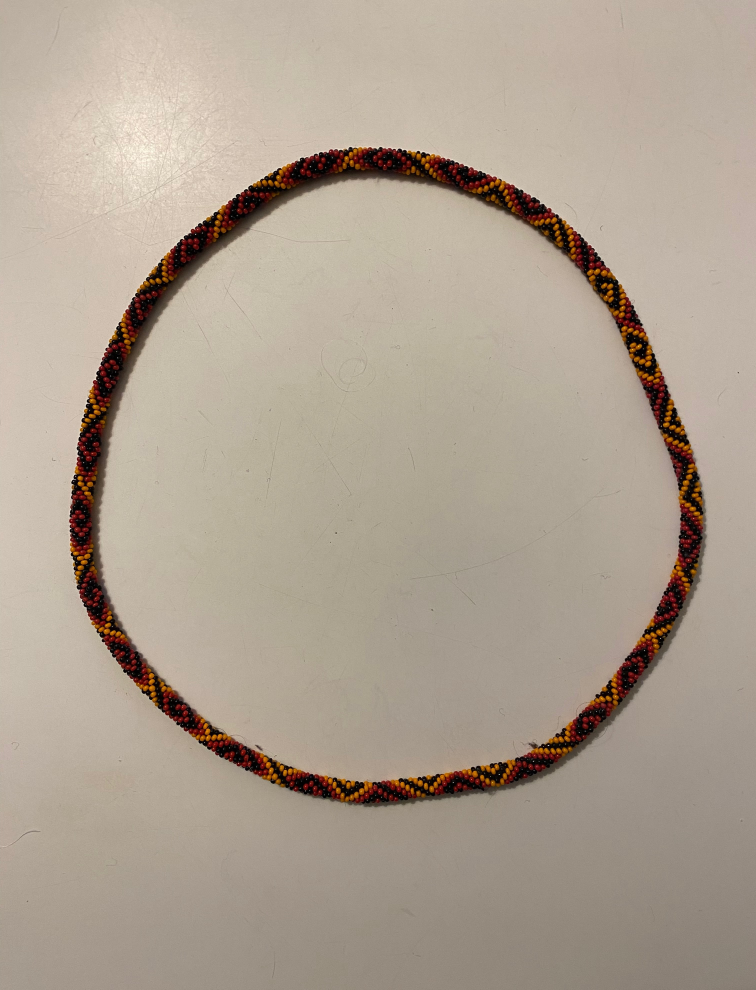
#> input picture beads-photo-2-wb.jpg, 3024 x 3959 px (shown at 1/4 size)
$ python hsv_bin_counter.py beads-photo-2-wb.jpg
#> lines starting #> are read from the running program, lines starting #| are printed output that depends on the picture
#!/usr/bin/env python3
"""Standalone HSV pixel counter and visualizer.

This script is intentionally independent from other local Python files.
It loads an image, computes packed HSV values, and can either:
1) count pixels in fixed HSV bins (interactive), or
2) count exact unique HSV values in a spline-derived region and plot log-counts.
"""

from __future__ import annotations

import argparse
import json
import math
from pathlib import Path

import matplotlib.pyplot as plt
import numpy as np
from matplotlib.colors import hsv_to_rgb, rgb_to_hsv
from matplotlib.path import Path as MplPath
from PIL import Image, ImageOps


def load_image_rgb(path: str) -> np.ndarray:
    img = Image.open(path)
    img = ImageOps.exif_transpose(img)
    img = img.convert("RGB")
    return np.asarray(img, dtype=np.float32) / 255.0


def packed_hsv_from_rgb(rgb: np.ndarray) -> np.ndarray:
    hsv = rgb_to_hsv(np.clip(rgb, 0.0, 1.0).astype(np.float32))
    hsv_u8 = np.clip(np.round(hsv * 255.0), 0, 255).astype(np.uint8)
    h = hsv_u8[..., 0].astype(np.uint32)
    s = hsv_u8[..., 1].astype(np.uint32)
    v = hsv_u8[..., 2].astype(np.uint32)
    return (h << 16) | (s << 8) | v


# [210 lines left out: functions _coerce_closed_curve_xy, _inside_polygon_mask, _spline_region_mask, plot_exact_hsv_counts_log, not called in this run]


def top_exact_hsv_counts(
    packed_hsv: np.ndarray,
    mask: np.ndarray,
    top_k: int = 20,
) -> tuple[int, list[tuple[int, int, int, int]]]:
    vals = packed_hsv[mask]
    if vals.size == 0:
        return 0, []
    uniq, cnt = np.unique(vals, return_counts=True)
    order = np.argsort(cnt)[::-1]
    top: list[tuple[int, int, int, int]] = []
    for idx in order[:top_k]:
        p = int(uniq[idx])
        c = int(cnt[idx])
        h = (p >> 16) & 0xFF
        s = (p >> 8) & 0xFF
        v = p & 0xFF
        top.append((h, s, v, c))
    return int(uniq.size), top


def top_hsv_volume_counts(
    packed_hsv: np.ndarray,
    mask: np.ndarray,
    coverage_target: float = 0.995,
    max_bars: int = 140,
    h_bins: int = 24,
    s_bins: int = 3,
    v_bins: int = 4,
    extreme_v_fraction: float = 0.05,
) -> tuple[list[dict[str, float | int]], dict[str, float | int]]:
    vals = packed_hsv[mask]
    if vals.size == 0:
        return [], {
            "coverage": 0.0,
            "h_bins": 0,
            "s_bins": 0,
            "v_bins": 0,
            "bars": 0,
            "occupied_bins": 0,
            "total_pixels": 0,
            "mode": "fixed-bins-with-extreme-v",
        }

    h = ((vals >> 16) & 0xFF).astype(np.int32)
    s = ((vals >> 8) & 0xFF).astype(np.int32)
    v = (vals & 0xFF).astype(np.int32)

    target = float(np.clip(coverage_target, 0.0, 1.0))
    max_bars = max(1, int(max_bars))
    total = int(vals.size)
    target_pixels = int(math.ceil(target * float(total)))

    frac = float(np.clip(extreme_v_fraction, 0.0, 0.49))
    edge_span = int(math.ceil(frac * 256.0))
    if edge_span <= 0:
        low_v0, low_v1 = 0, -1
        high_v0, high_v1 = 256, 255
    else:
        low_v0, low_v1 = 0, min(255, edge_span - 1)
        high_v0, high_v1 = max(0, 255 - edge_span), 255

    rows: list[dict[str, float | int]] = []

    low_mask = (v >= low_v0) & (v <= low_v1)
    low_count = int(np.count_nonzero(low_mask))
    if low_count > 0:
        rows.append(
            {
                "hc": 127.5,
                "sc": 127.5,
                "vc": float(0.5 * (low_v0 + low_v1)),
                "count": low_count,
                "h0": 0,
                "h1": 255,
                "s0": 0,
                "s1": 255,
                "v0": int(low_v0),
                "v1": int(low_v1),
            }
        )

    high_mask = (v >= high_v0) & (v <= high_v1)
    high_count = int(np.count_nonzero(high_mask))
    if high_count > 0:
        rows.append(
            {
                "hc": 127.5,
                "sc": 127.5,
                "vc": float(0.5 * (high_v0 + high_v1)),
                "count": high_count,
                "h0": 0,
                "h1": 255,
                "s0": 0,
                "s1": 255,
                "v0": int(high_v0),
                "v1": int(high_v1),
            }
        )

    if edge_span <= 0:
        mid_lo, mid_hi = 0, 255
    else:
        mid_lo, mid_hi = low_v1 + 1, high_v0 - 1

    middle_groups = max(1, int(v_bins))
    middle_v_ranges: list[tuple[int, int]] = []
    if mid_lo <= mid_hi:
        mid_len = mid_hi - mid_lo + 1
        for i in range(middle_groups):
            a = mid_lo + (i * mid_len) // middle_groups
            b = mid_lo + ((i + 1) * mid_len) // middle_groups - 1
            a = int(np.clip(a, mid_lo, mid_hi))
            b = int(np.clip(b, mid_lo, mid_hi))
            if a <= b:
                middle_v_ranges.append((a, b))

    if middle_v_ranges:
        hb = np.clip((h * h_bins) // 256, 0, h_bins - 1)
        sb = np.clip((s * s_bins) // 256, 0, s_bins - 1)

        for v_idx, (v0, v1) in enumerate(middle_v_ranges):
            vm = (v >= v0) & (v <= v1)
            if not np.any(vm):
                continue

            pb = (np.int64(v_idx) << 40) | (hb[vm].astype(np.int64) << 20) | sb[vm].astype(np.int64)
            uniq_pb, cnt_pb = np.unique(pb, return_counts=True)
            for p, c in zip(uniq_pb, cnt_pb):
                hbi = int((int(p) >> 20) & 0xFFFFF)
                sbi = int(int(p) & 0xFFFFF)
                h0 = int(np.clip((hbi * 256) // h_bins, 0, 255))
                h1 = int(np.clip((((hbi + 1) * 256) // h_bins) - 1, 0, 255))
                s0 = int(np.clip((sbi * 256) // s_bins, 0, 255))
                s1 = int(np.clip((((sbi + 1) * 256) // s_bins) - 1, 0, 255))
                rows.append(
                    {
                        "hc": float(0.5 * (h0 + h1)),
                        "sc": float(0.5 * (s0 + s1)),
                        "vc": float(0.5 * (v0 + v1)),
                        "count": int(c),
                        "h0": h0,
                        "h1": h1,
                        "s0": s0,
                        "s1": s1,
                        "v0": int(v0),
                        "v1": int(v1),
                    }
                )

    rows.sort(key=lambda row: int(row["count"]), reverse=True)
    if rows:
        counts = np.asarray([int(r["count"]) for r in rows], dtype=np.int64)
        cumulative = np.cumsum(counts)
        need = int(np.searchsorted(cumulative, target_pixels, side="left") + 1)
        use_n = int(np.clip(need, 1, min(max_bars, len(rows))))
        chosen_rows = rows[:use_n]
        covered_pixels = int(cumulative[use_n - 1])
    else:
        chosen_rows = []
        covered_pixels = 0

    coverage = covered_pixels / float(total) if total > 0 else 0.0
    meta: dict[str, float | int] = {
        "coverage": float(coverage),
        "h_bins": int(h_bins),
        "s_bins": int(s_bins),
        "v_bins": int(v_bins),
        "bars": int(len(chosen_rows)),
        "occupied_bins": int(len(rows)),
        "total_pixels": total,
        "extreme_v_fraction": float(frac),
        "extreme_v_span": int(edge_span),
        "mode": "fixed-bins-with-extreme-v",
    }
    return chosen_rows, meta


def plot_hsv_count_summary(
    rgb_source: np.ndarray,
    packed_hsv: np.ndarray,
    mask: np.ndarray,
    extreme_v_fraction: float = 0.10,
    h_bins: int = 24,
    s_bins: int = 3,
    v_bins: int = 4,
) -> None:
    d, _top = top_exact_hsv_counts(packed_hsv, mask, top_k=20)
    rows, meta = top_hsv_volume_counts(
        packed_hsv,
        mask,
        coverage_target=0.995,
        max_bars=144,
        h_bins=h_bins,
        s_bins=s_bins,
        v_bins=v_bins,
        extreme_v_fraction=extreme_v_fraction,
    )

    print(
        "HSV distinct values: "
        f"whole-image={d}"
    )
    print(
        "HSV volume coverage: "
        f"whole-image={100.0 * float(meta['coverage']):.2f}% "
        f"with fixed bins size=({int(meta['h_bins'])},{int(meta['s_bins'])},{int(meta['v_bins'])}) "
        f"bars={int(meta['bars'])}; "
        f"edgeV={float(meta.get('extreme_v_fraction', 0.0)):.3f}."
    )

    fig, ax = plt.subplots(1, 1, figsize=(12, 8), constrained_layout=True)

    h_u8 = ((packed_hsv >> 16) & 0xFF).astype(np.uint8)
    s_u8 = ((packed_hsv >> 8) & 0xFF).astype(np.uint8)
    v_u8 = (packed_hsv & 0xFF).astype(np.uint8)

    # [25 lines left out: function show_hsv_match_window, not called in this run]

    if not rows:
        ax.set_title("HSV fixed-bin counts\n(no pixels)")
        ax.axis("off")
        plt.show()
        return

    counts = np.asarray([int(row["count"]) for row in rows], dtype=np.int64)
    plot_counts = np.log10(np.maximum(counts, 1))
    colors = [
        hsv_to_rgb(
            np.array(
                [
                    np.clip(float(row["hc"]) / 255.0, 0.0, 1.0),
                    np.clip(float(row["sc"]) / 255.0, 0.0, 1.0),
                    np.clip(float(row["vc"]) / 255.0, 0.0, 1.0),
                ],
                dtype=np.float32,
            )
        )
        for row in rows
    ]

    y = np.arange(len(rows))
    bars = ax.barh(y, plot_counts, color=colors, alpha=0.95, edgecolor="black", linewidth=0.6)
    ax.set_yticks([])
    ax.invert_yaxis()
    ax.set_xlabel("log10(count)")
    ax.set_title(
        "HSV fixed-bin counts (whole image)\n"
        f"coverage={100.0 * float(meta['coverage']):.2f}% "
        f"size(H,S,V)=({int(meta['h_bins'])},{int(meta['s_bins'])},{int(meta['v_bins'])}), "
        f"bars={int(meta['bars'])}, edgeV={float(meta.get('extreme_v_fraction', 0.0)):.3f}"
    )
    ax.grid(True, axis="x", alpha=0.25)

    labels = [
        (
            f"H[{int(row['h0'])}-{int(row['h1'])}] "
            f"S[{int(row['s0'])}-{int(row['s1'])}] "
            f"V[{int(row['v0'])}-{int(row['v1'])}]\n"
            f"count={int(row['count'])} (click to show pixels)"
        )
        for row in rows
    ]

    annot = ax.annotate(
        "",
        xy=(0, 0),
        xytext=(12, 12),
        textcoords="offset points",
        bbox={"boxstyle": "round", "fc": "black", "ec": "white", "alpha": 0.85},
        color="white",
        fontsize=8,
        zorder=10,
    )
    annot.set_visible(False)

    # [31 lines left out: functions on_move, on_click, not called in this run]

    fig.canvas.mpl_connect("motion_notify_event", on_move)
    fig.canvas.mpl_connect("button_press_event", on_click)
    plt.show()


def main() -> None:
    parser = argparse.ArgumentParser(description="Count image pixels in fixed HSV bins and show an interactive summary.")
    parser.add_argument("image", help="Input image path")
    parser.add_argument(
        "--spline-json",
        default=None,
        help=(
            "Optional spline JSON path. When provided, counts exact HSV values only in the "
            "region: outside outer spline OR inside inner spline, and plots log-counts."
        ),
    )
    parser.add_argument(
        "--extreme-v-fraction",
        type=float,
        default=0.05,
        help="Fraction of V range near black/white treated as full H/S coverage in fixed HSV bins (default: 0.05).",
    )
    parser.add_argument("--hsv-h-bins", type=int, default=24, help="Number of H bins (default: 24).")
    parser.add_argument("--hsv-s-bins", type=int, default=3, help="Number of S bins (default: 3).")
    parser.add_argument("--hsv-v-bins", type=int, default=4, help="Number of middle V bins (default: 4).")
    args = parser.parse_args()

    rgb = load_image_rgb(args.image)
#> in load_image_rgb, img is the input picture: PIL image 3024x3959 RGB; mean R, G, B 173.7, 160.6, 145.8
    packed_hsv = packed_hsv_from_rgb(rgb)
#> in packed_hsv_from_rgb, `hsv = rgb_to_hsv(np.clip(rgb, 0.0, 1.0).astype(np.float32))`: hsv: shape (3959, 3024, 3) float32; mean of channels 0, 1, 2 0.107, 0.173, 0.622
#> in packed_hsv_from_rgb, `hsv_u8 = np.clip(np.round(hsv * 255.0), 0, 255).astype(np.uint8)`: hsv_u8: shape (3959, 3024, 3); mean of channels 0, 1, 2 26, 47.1, 173.7
#> in packed_hsv_from_rgb, `h = hsv_u8[..., 0].astype(np.uint32)`:
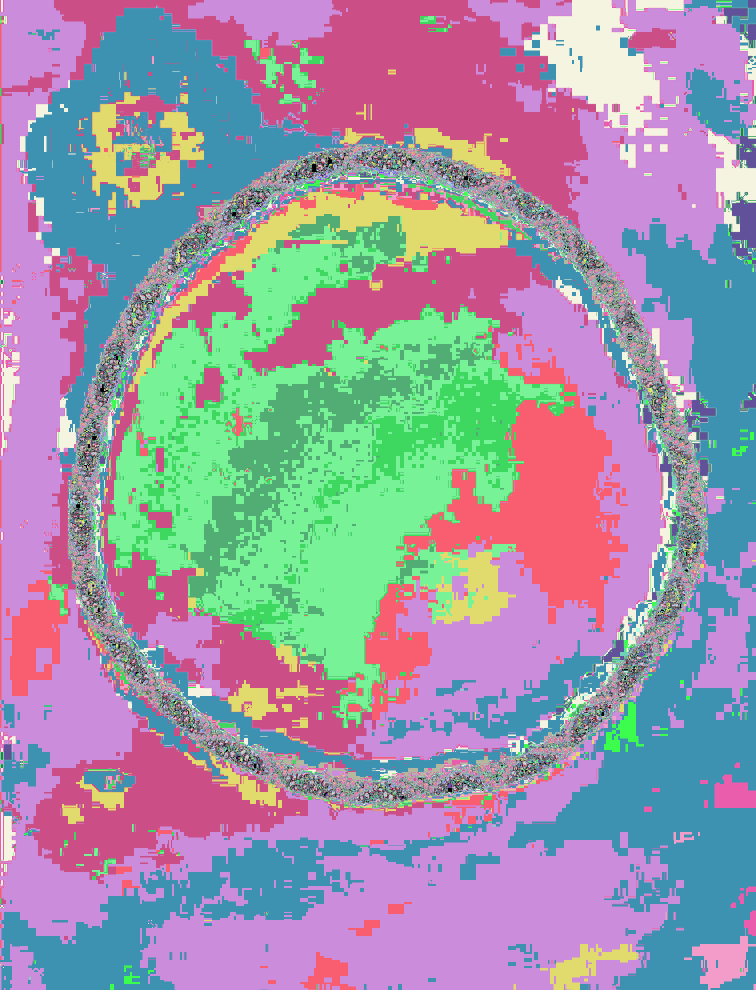
#> h: shape (3959, 3024) uint32 (shown at 1/4 size); 176 distinct labels, from 0 to 255; one colour per label, 0 black
#> in packed_hsv_from_rgb, `s = hsv_u8[..., 1].astype(np.uint32)`:
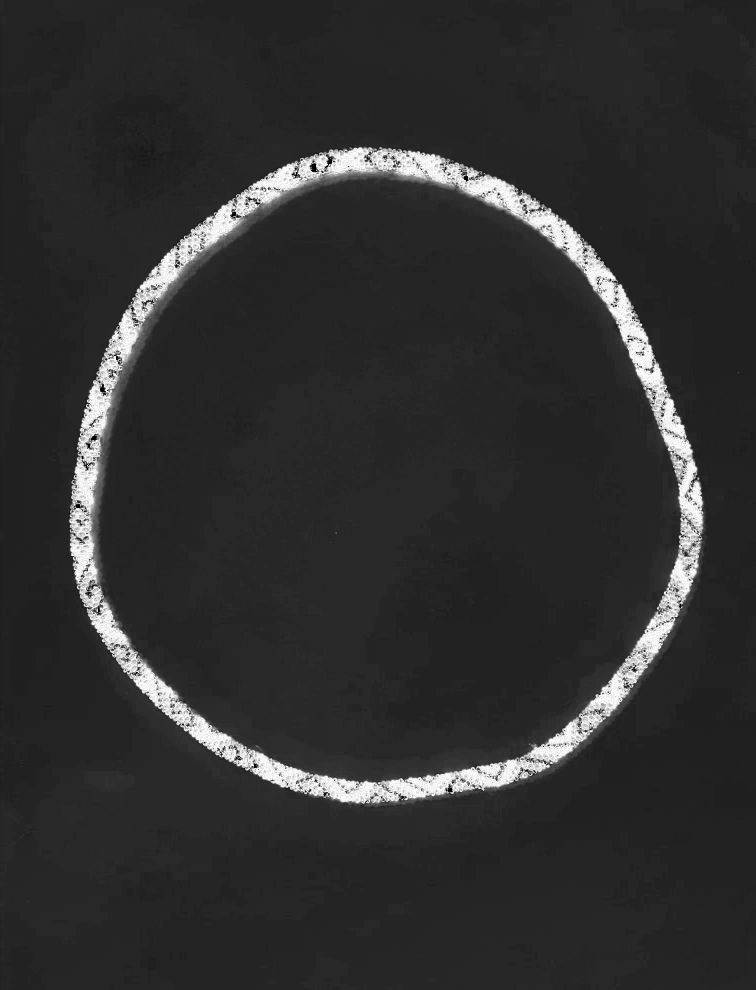
#> s: shape (3959, 3024) uint32 (shown at 1/4 size); min 0, max 255, mean 47.1
#> in packed_hsv_from_rgb, `v = hsv_u8[..., 2].astype(np.uint32)`:
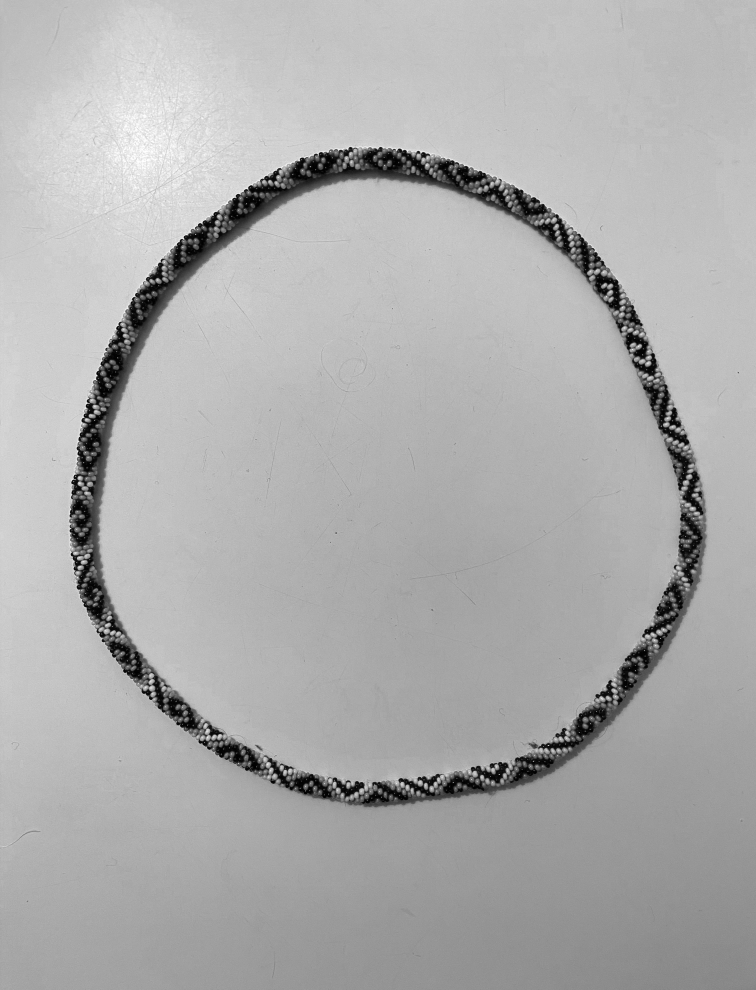
#> v: shape (3959, 3024) uint32 (shown at 1/4 size); min 0, max 255, mean 173.7
#> in packed_hsv_from_rgb, `return (h << 16) | (s << 8) | v`:
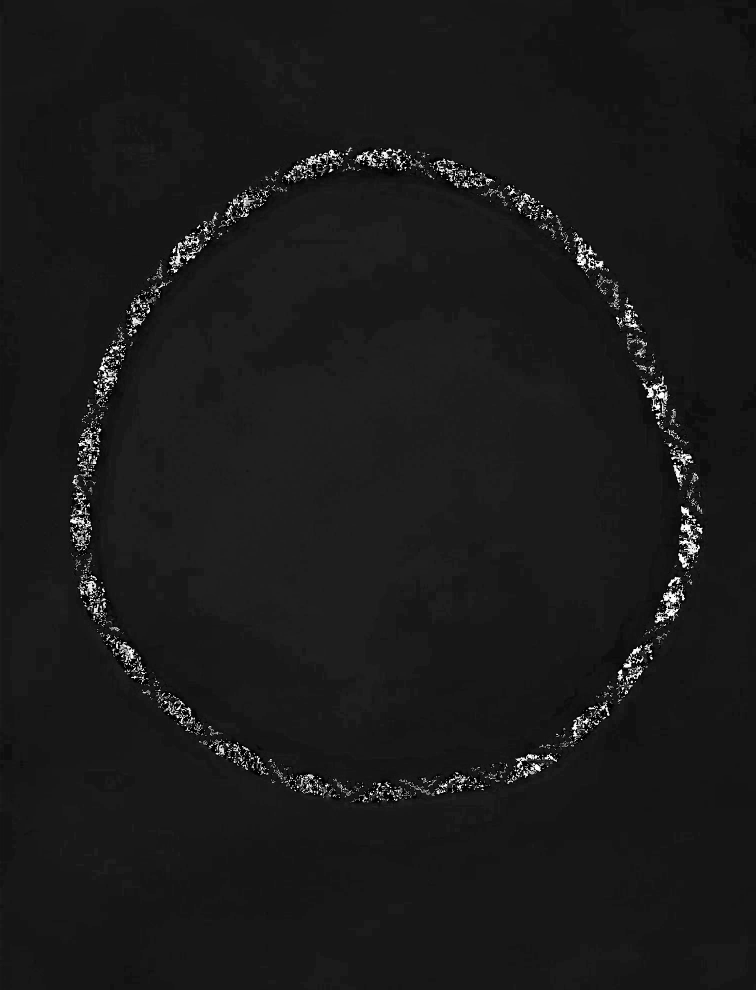
#> returned value: shape (3959, 3024) uint32 (shown at 1/4 size); min 0, max 16777066, mean 1718803.1; drawn with min black and max white

    if args.spline_json:
        region_mask = _spline_region_mask(packed_hsv, args.spline_json)
        plot_exact_hsv_counts_log(
            packed_hsv=packed_hsv,
            mask=region_mask,
            title="Exact HSV counts (outside outer OR inside inner)",
        )
        return

    mask = np.ones(packed_hsv.shape, dtype=bool)

    plot_hsv_count_summary(
        rgb_source=rgb,
        packed_hsv=packed_hsv,
        mask=mask,
        extreme_v_fraction=float(np.clip(args.extreme_v_fraction, 0.0, 0.49)),
        h_bins=max(1, int(args.hsv_h_bins)),
        s_bins=max(1, int(args.hsv_s_bins)),
        v_bins=max(1, int(args.hsv_v_bins)),
    )
#> the loop in top_exact_hsv_counts, `for idx in order[:top_k]:` made 20 passes
#> (idx, p, c, h, s, v) on passes 1 to 12: (74301, 1582531, 102144, 24, 37, 195), (74300, 1582530, 99502, 24, 37, 194), (74277, 1582276, 97876, 24, 36, 196), (74299, 1582529, 90967, 24, 37, 193), (68539, 1516480, 89577, 23, 35, 192), (68538, 1516479, 89218, 23, 35, 191), (74278, 1582277, 87321, 24, 36, 197), (68537, 1516478, 86642, 23, 35, 190), (68516, 1516225, 84989, 23, 34, 193), (68536, 1516477, 81570, 23, 35, 189), (74298, 1582528, 78476, 24, 37, 192), (68517, 1516226, 77425, 23, 34, 194)
#> after the loop in top_exact_hsv_counts, `for idx in order[:top_k]:`: top = 20 items, first 6: (24, 37, 195, 102144), (24, 37, 194, 99502), (24, 36, 196, 97876), (24, 37, 193, 90967), (23, 35, 192, 89577), (23, 35, 191, 89218)
#> in plot_hsv_count_summary, `d, _top = top_exact_hsv_counts(packed_hsv, mask, top_k=20)`: d = 113234
#> in top_hsv_volume_counts, `low_count = int(np.count_nonzero(low_mask))`: low_count = 131406
#> in top_hsv_volume_counts, `high_count = int(np.count_nonzero(high_mask))`: high_count = 22929
#> after the loop in top_hsv_volume_counts, `for v_idx, (v0, v1) in enumerate(middle_v_ranges):`: rows = 144 items
#> in top_hsv_volume_counts, `counts = np.asarray([int(r["count"]) for r in rows], dtype=np.int64)`: counts = 144 values, max 4088199 at index 0, min 1 at index 136, mean 83139
#> in top_hsv_volume_counts, `cumulative = np.cumsum(counts)`: cumulative = 144 values from 4088199 to 11972016
#> in top_hsv_volume_counts, `need = int(np.searchsorted(cumulative, target_pixels, side="left") + 1)`: need = 29
#> in top_hsv_volume_counts, `chosen_rows = rows[:use_n]`: chosen_rows = 29 items
#> in top_hsv_volume_counts, `covered_pixels = int(cumulative[use_n - 1])`: covered_pixels = 11913568
#> in top_hsv_volume_counts, `coverage = covered_pixels / float(total) if total > 0 else 0.0`: coverage = 0.995
#> in plot_hsv_count_summary, `rows, meta = top_hsv_volume_counts( packed_hsv, mask, coverage_target=..`: rows = 29 items; meta = 10 items
#| HSV distinct values: whole-image=113234
#| HSV volume coverage: whole-image=99.51% with fixed bins size=(24,3,4) bars=29; edgeV=0.050.
#> in plot_hsv_count_summary, `counts = np.asarray([int(row["count"]) for row in rows], dtype=np.int64)`: counts = 29 values, max 4088199 at index 0, min 5490 at index 28, mean 410812.7
#> in plot_hsv_count_summary, `plot_counts = np.log10(np.maximum(counts, 1))`: plot_counts = 29 values, max 6.61 at index 0, min 3.74 at index 28, mean 4.63
#> in plot_hsv_count_summary, `colors = [ hsv_to_rgb( np.array( [ np.clip(float(row["hc"]) / 255.0, 0..`: colors = 29 items, first 6: [0.833, 0.78, 0.696], [0.608, 0.569, 0.508], [0.608, 0.543, 0.508], [0.833, 0.745, 0.696], [0.0118, 0.0235, 0.0235], [0.161, 0.041, 0.0268]
#> in plot_hsv_count_summary, `y = np.arange(len(rows))`: y = 29 values from 0 to 28
#> in plot_hsv_count_summary, `bars = ax.barh(y, plot_counts, color=colors, alpha=0.95, edgecolor="bl..`: bars = 29 items
#> in plot_hsv_count_summary, `plt.show()`:
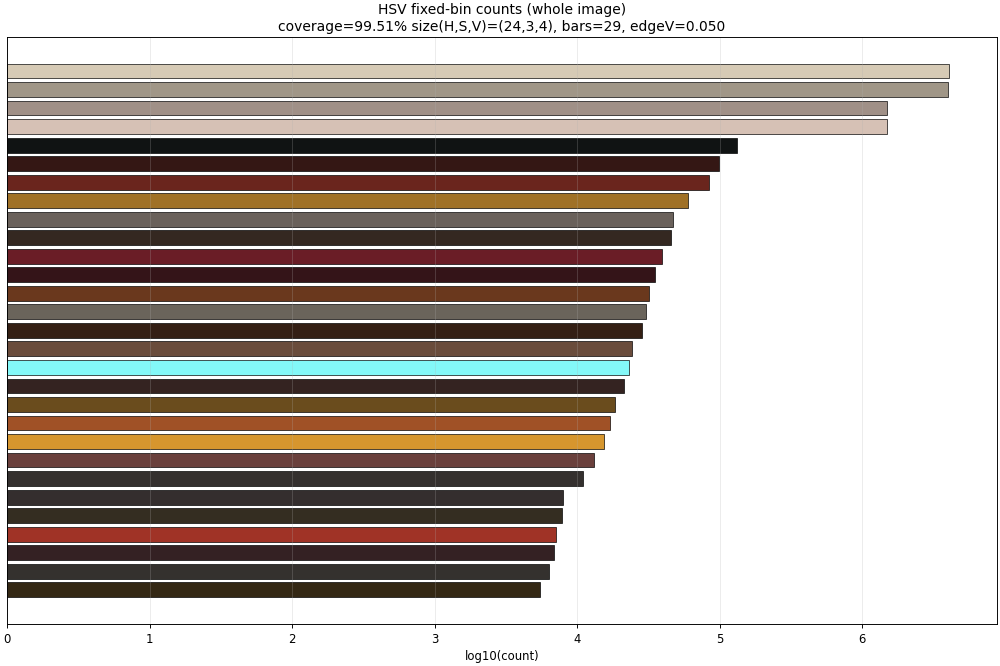
#> figure drawn by matplotlib, 1 panel


if __name__ == "__main__":
    main()
